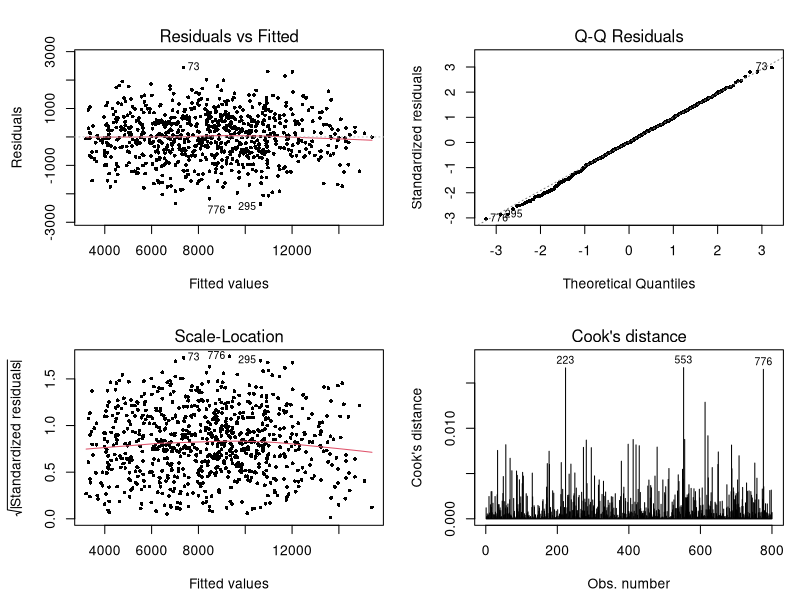

Recreate this plot in R.
# Regressao multipla de salarios com diagnostico completo

dir.create("outputs", showWarnings = FALSE)
set.seed(450)

gerar_profissionais <- function(n = 800) {
  experiencia <- pmin(runif(n, 0, 25), 25)
  educacao <- sample(c("medio", "superior", "mestrado"), n,
                     replace = TRUE, prob = c(0.35, 0.5, 0.15))
  cargo_lideranca <- sample(c(FALSE, TRUE), n, replace = TRUE, prob = c(0.75, 0.25))

  bonus_educacao <- c(medio = 0, superior = 900, mestrado = 1900)[educacao]
  salario <- 3200 + 310 * experiencia + bonus_educacao +
    ifelse(cargo_lideranca, 2600, 0) + rnorm(n, 0, 850)

  data.frame(
    salario = round(salario, 2),
    experiencia = round(experiencia, 1),
    educacao = educacao,
    lideranca = cargo_lideranca
  )
}

profissionais <- gerar_profissionais()

# --- modelo ------------------------------------------------------------------
modelo1 <- lm(salario ~ experiencia, data = profissionais)
modelo2 <- lm(salario ~ experiencia + educacao + lideranca, data = profissionais)

cat("=== MODELO 1: so experiencia ===\n")
cat(sprintf("R2 ajustado: %.3f\n", summary(modelo1)$adj.r.squared))

cat("\n=== MODELO 2: completo (summary) ===\n")
print(summary(modelo2))

comparacao <- anova(modelo1, modelo2)
cat(sprintf("\nANOVA modelos aninhados: F=%.1f | p=%.2e -> %s\n",
            comparacao$F[2], comparacao$"Pr(>F)"[2],
            "adicionar as variaveis melhora o ajuste"))

# --- interpretacao -----------------------------------------------------------
coeficientes <- coef(modelo2)
cat("\n=== LEITURA DOS COEFICIENTES ===\n")
cat(sprintf("- cada ano de experiencia: +R$ %.0f no salario\n", coeficientes["experiencia"]))
cat(sprintf("- superior vs medio     : +R$ %.0f\n",
            coeficientes["educacaosuperior"]))
cat(sprintf("- mestrado vs medio     : +R$ %.0f\n",
            coeficientes["educacaomestrado"]))
cat(sprintf("- lideranca             : +R$ %.0f\n", coeficientes["liderancaTRUE"]))

# --- diagnostico visual ------------------------------------------------------
png("outputs/regressao_diagnostico.png", width = 1000, height = 1000, res = 110)
par(mfrow = c(2, 2), mar = c(4.5, 4.5, 3, 1))
plot(modelo2, which = c(1, 2, 3, 4), pch = 16, cex = 0.6)
dev.off()

# checagem rapida de heterocedasticidade: correlacao |residuo| x ajustado
residuos_abs <- abs(residuals(modelo2))
correlacao_hetero <- cor(fitted(modelo2), residuos_abs)
cat(sprintf("\nCorrelacao fitted x |residuos|: %.3f (perto de 0 sugere variancia estavel)\n",
            correlacao_hetero))

cat("Graficos de diagnóstico salvos em outputs/regressao_diagnostico.png\n")
